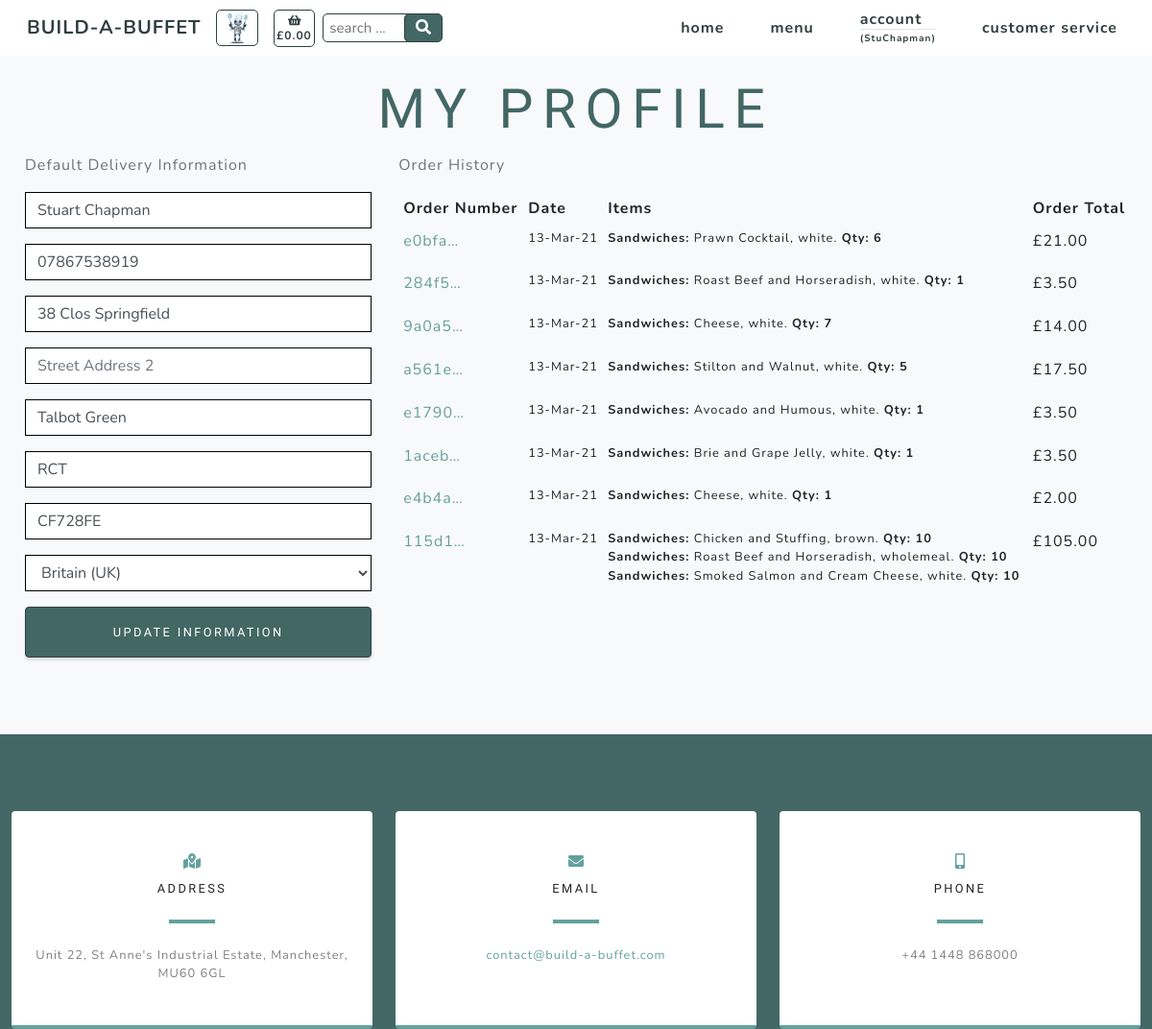
Before: /profiles/ (signed in) with the older database file.
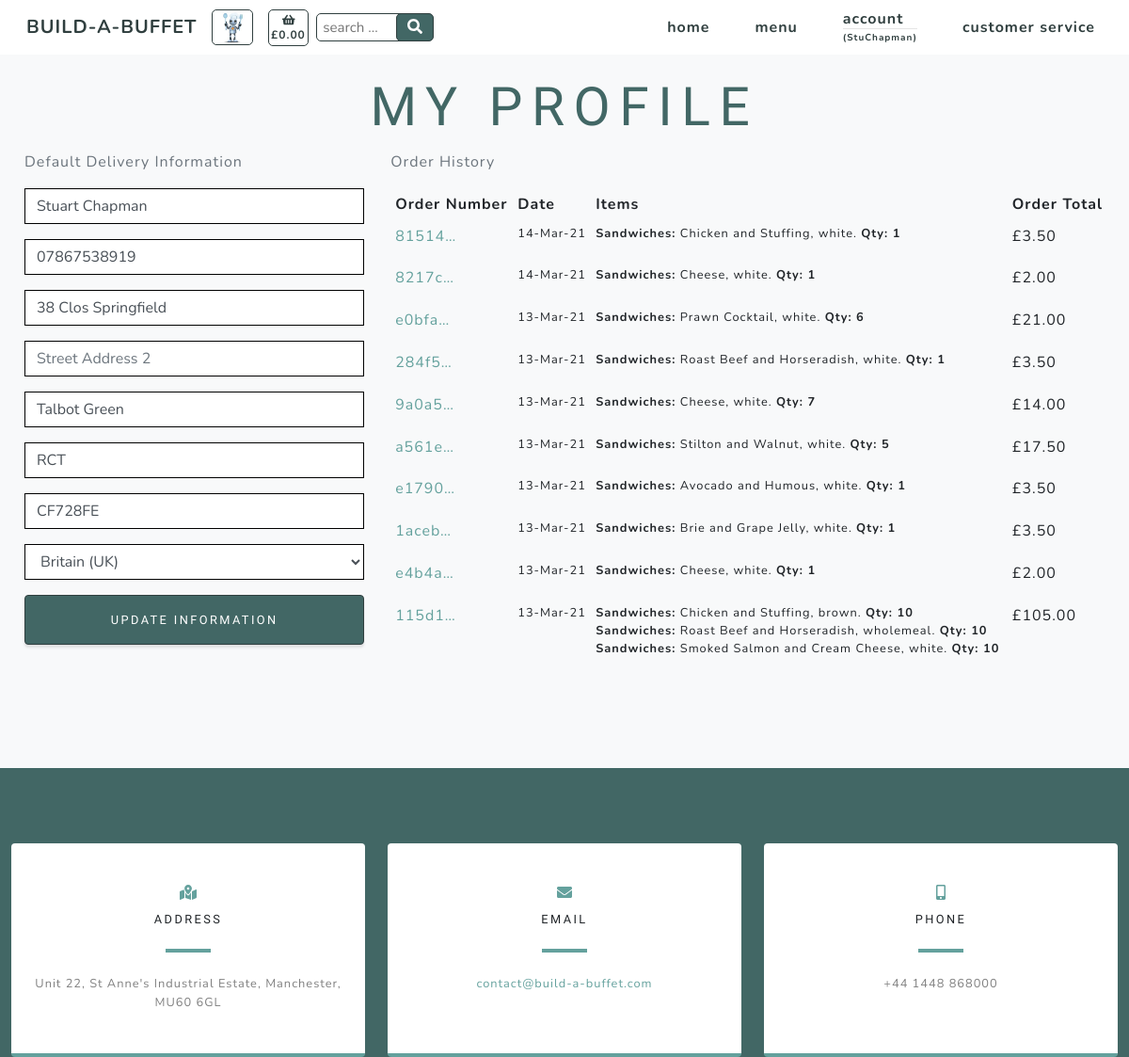
After: the same page with the newer database file.
### profiles/models.py (models this page shows)
class UserProfile(models.Model):
    user = models.OneToOneField(User, on_delete=models.CASCADE)
    default_full_name = models.CharField(max_length=20, null=True, blank=True)
    default_phone_number = models.CharField(max_length=20, null=True, blank=True)
    default_street_address1 = models.CharField(max_length=80, null=True, blank=True)
    default_street_address2 = models.CharField(max_length=80, null=True, blank=True)
    default_town_or_city = models.CharField(max_length=40, null=True, blank=True)
    default_county = models.CharField(max_length=80, null=True, blank=True)
    default_postcode = models.CharField(max_length=20, null=True, blank=True)
    default_country = CountryField(blank_label='Country', null=True, blank=True)
    def __str__(self):
        return self.user.username

### checkout/models.py (models this page shows, shortened)
class Order(models.Model):
    customer_name = models.CharField(max_length=50, null=False, blank=False)
    order_number = models.CharField(max_length=32, null=False, editable=False)
    cookie = models.CharField(max_length=32, null=False, editable=False)
    full_name = models.CharField(max_length=50, null=False, blank=False)
    email = models.EmailField(max_length=254, null=False, blank=False)
    phone_number = models.CharField(max_length=20, null=False, blank=False)
    country = CountryField(blank_label='Country *', null=False, blank=False)
    postcode = models.CharField(max_length=20, null=True, blank=True)
    town_or_city = models.CharField(max_length=40, null=False, blank=False)
    street_address1 = models.CharField(max_length=80, null=False, blank=False)
    street_address2 = models.CharField(max_length=80, null=True, blank=True)
    county = models.CharField(max_length=80, null=True, blank=True)
    date = models.DateTimeField(auto_now_add=True)
    delivery_cost = models.DecimalField(max_digits=6, decimal_places=2, null=False, default=0)
    order_total = models.DecimalField(max_digits=10, decimal_places=2, null=False, default=0)
    grand_total = models.DecimalField(max_digits=10, decimal_places=2, null=False, default=0)

class Order_items(models.Model):
    class Meta:
        verbose_name_plural = 'Order_items'
    order_number = models.CharField(max_length=32, null=False, editable=False)
    cookie = models.DecimalField(max_digits=8, decimal_places=0)
    item_number = models.DecimalField(max_digits=9999, decimal_places=0)
    category = models.CharField(max_length=254)
    name = models.CharField(max_length=254)
    servings = models.DecimalField(max_digits=3, decimal_places=0)
    option = models.CharField(max_length=254)
    total_price = models.DecimalField(max_digits=6, decimal_places=2, null=True, blank=True)

### products/models.py (models this page shows, shortened)
class Options(models.Model):
    class Meta:
        verbose_name_plural = 'Options'
    category = models.ForeignKey('Category', null=True, blank=True,
                                 on_delete=models.SET_NULL)
    id_no = models.CharField(max_length=254, null=True)
    option1 = models.CharField(max_length=24)
    option2 = models.CharField(max_length=24)
    option3 = models.CharField(max_length=24)

### profiles/views.py (the view)
# urls.py: path('', views.profile, name='profile'),
@login_required
def profile(request):
    profile = get_object_or_404(UserProfile, user=request.user)
    if request.method == 'POST':
        form = UserProfileForm(request.POST, instance=profile)
        if form.is_valid():
            form.save()
            messages.success(request, 'Profile updated successfully')
        else:
            messages.success(request, 'There was an error updating your profile - please try again')
    else:
        form = UserProfileForm(instance=profile)
    options = Options.objects.all()
    orders = Order.objects.filter(customer_name=profile)
    items = Order_items.objects.none()
    x = -1
    for order in orders:
        x = x + 1
        order_number = Order.objects.filter(customer_name=profile)[x].order_number
        order_items = Order_items.objects.filter(order_number=order_number)
        items = items | order_items
    orders = orders.order_by('-date')
    context = {
        'form': form,
        'orders': orders,
        'items': items,
        'options': options,
        'on_profile_page': True
    }
    return render(request, 'profiles/profile.html', context)

### profiles/templates/profiles/profile.html (shortened to what this page needs)
{% extends "base.html" %}
{% load static %}
{% block content %}
    <section class="products-section bg-light" id="products">
        <div class="container">
            <div class="row justify-content-center no-gutters">
                <div class="col-xl-12">
                    <h1 class="product-text-one mx-auto text-uppercase text-center flex-margin-b text-blue">My Profile</h1>
                </div>
                <div class="row">
                    <div class="px-3 col-12 col-lg-4">
                        <p class="text-muted">Default Delivery Information</p>
                        <form class="mt-3" action="{% url 'profile' %}" method="POST" id="profile-update-form">
                            {{ form|crispy }}
                            <button class="width-100 border-solid masthead-button btn btn-primary js-scroll-trigger float-right">Update Information</button>
                        </form>
                    </div>
                    <div class="col-12 col-lg-8">
                        <p class="text-muted">Order History</p>
                        <div class="order-history table-responsive">
                            <table class="table table-sm table-borderless">
                                <thead>
                                    <tr>
                                        <th>Order Number</th>
                                        <th>Date</th>
                                        <th>Items</th>
                                        <th>Order Total</th>
                                    </tr>
                                </thead>
                                <tbody>
                                    {% for order in orders %}
                                        <tr>
                                            <td>
                                                <a href="{% url 'order_success' order.order_number %}"
                                                title="{{ order.order_number }}">
                                                    {{ order.order_number|truncatechars:6 }}
                                                </a>
                                            </td>
                                            <td class="small">{{ order.date|date:'d-M-y' }}</td>
                                            <td>
                                                <ul class="list-unstyled">
                                                    {% for item in items %}
                                                        {% if item.order_number == order.order_number %}
                                                            <li class="small">
                                                                {% if item.option == "selected-one" %}
                                                                    {% for option in options %}
                                                                        <b>{{ item.category.title }}:</b> {{ item.name }}, {{ option.option1 }}. <b>Qty: {{ item.servings }}</b>
                                                                    {% endfor %}
                                                                {% endif %}
                                                                {% if item.option == "selected-two" %}
                                                                    {% for option in options %}
                                                                        <b>{{ item.category.title }}:</b> {{ item.name }}, {{ option.option2 }}. <b>Qty: {{ item.servings }}</b>
                                                                    {% endfor %}
                                                                {% endif %}
                                                                {% if item.option == "selected-three" %}
                                                                    {% for option in options %}
                                                                        <b>{{ item.category.title }}:</b> {{ item.name }}, {{ option.option3 }}. <b>Qty: {{ item.servings }}</b>
                                                                    {% endfor %}
                                                                {% endif %}
                                                            </li>
                                                        {% endif %}
                                                    {% endfor %}
                                                </ul>
                                            </td>
                                            <td>£{{ order.order_total }}</td>
                                        </tr>
                                    {% endfor %}
                                </tbody>
                            </table>
                        </div>
                    </div>
                </div>
            </div>
        </div>
    </section>
{% include 'includes/contact.html' %}
{% endblock %}

### templates/base.html (shortened to what this page needs)
{% load static %}
<!doctype html>
<html lang="en">
  <head>
    {% block corecss %}
        <link href="{% static 'css/styles.css' %}" rel="stylesheet" />
        <link href="{% static 'css/slider.css' %}" rel="stylesheet" />
    {% endblock %}
  </head>
  <body id="page-top" onload="createCookie()">
        <nav class="navbar navbar-expand-lg navbar-light fixed-top" id="mainNav">
            <div class="container">
                <a class="navbar-brand js-scroll-trigger navbar-brand-vis" href="#page-top">BUILD-A-BUFFET</a>
                <div>
                    <ul class="navbar-nav ml-auto align-vertically">
                        <li class="nav-item"><a class="nav-link js-scroll-trigger bartholemew-menu" href=""><img src="/media/assets/img/bartholemew-sml.jpg" alt="bartholemew" height="36"></a></li>
                    </ul>
                </div>
                <div>
                    <ul class="navbar-nav ml-auto align-vertically">
                        {% if basket_total.total_price__sum != None %}
                            <li class="nav-item"><a class="nav-link js-scroll-trigger text-center text-xs-nav basket" href="{% url 'basket' %}"><i class="fa fa-shopping-basket" aria-hidden="true"></i><br><span class=" text-xs-nav">£{{ basket_total.total_price__sum|floatformat:"2" }}</span></a></li>
                        {% else %}
                            <li class="nav-item"><a class="nav-link js-scroll-trigger text-center text-xs-nav basket" href="{% url 'basket' %}"><i class="fa fa-shopping-basket" aria-hidden="true"></i><br><span class=" text-xs-nav">£0.00</span></a></li>
                        {% endif %}
                    </ul>
                </div>
                <div class="ml-2 mr-auto">
                    <form action="{% url 'search_products' %}" method="GET">
                        <input class="search-input text-blue text-xs" type="text" name="product_search" id="product_search" placeholder=" search ...">
                        <button class="search-button text-center" type="submit">
                                <i class="fas fa-search"></i>
                        </button>
                    </form>
                </div>
                <div class="collapse navbar-collapse" id="navbarResponsive">
                    <ul class="navbar-nav ml-auto">
                        <li class="nav-item my-auto"><a class="nav-link js-scroll-trigger" href="{% url 'home' %}">home</a></li>
                        <li class="nav-item dropdown my-auto">
                            <a class="nav-link js-scroll-trigger" href="#" id="all-menus-link" data-toggle="dropdown" aria-haspopup="true" aria-expanded="false">
                                menu
                            </a>
                        </li>
                        <li class="nav-item dropdown">
                            {% if request.user.is_authenticated %}
                                <a class="nav-link js-scroll-trigger" href="#" id="account-link" data-toggle="dropdown" aria-haspopup="true" aria-expanded="false">
                                    account
                                    <hr class="d-none d-lg-block user-br">
                                    <span class="user-text">
                                    ({{ request.user }})</span>
                                </a>
                            {% else %}
                                <a class="nav-link" href="{% url 'account_login' %}">login</a>
                            {% endif %}
                        </li>
                        <li class="nav-item my-auto"><a class="nav-link js-scroll-trigger" href="{% url 'service' %}">customer service</a></li>
                    </ul>
                </div>
            </div>
        </nav>
    {% block content %}
    {% endblock %}
  </body>
</html>

### templates/includes/contact.html
    <section class="contact-section bg-blue">
        <div class="container">
            <div class="row">
                <div class="col-md-4 mb-3 mb-md-0">
                    <div class="card py-4 h-100">
                        <div class="card-body text-center">
                            <i class="fas fa-map-marked-alt text-primary mb-2"></i>
                            <h4 class="text-uppercase m-0">Address</h4>
                            <hr class="my-4" />
                            <div class="small text-black-50">Unit 22, St Anne's Industrial Estate, Manchester, MU60 6GL</div>
                        </div>
                    </div>
                </div>
                <div class="col-md-4 mb-3 mb-md-0">
                    <div class="card py-4 h-100">
                        <div class="card-body text-center">
                            <i class="fas fa-envelope text-primary mb-2"></i>
                            <h4 class="text-uppercase m-0">Email</h4>
                            <hr class="my-4" />
                            <div class="small text-black-50"><a href="#!">contact@build-a-buffet.com</a></div>
                        </div>
                    </div>
                </div>
                <div class="col-md-4 mb-3 mb-md-0">
                    <div class="card py-4 h-100">
                        <div class="card-body text-center">
                            <i class="fas fa-mobile-alt text-primary mb-2"></i>
                            <h4 class="text-uppercase m-0">Phone</h4>
                            <hr class="my-4" />
                            <div class="small text-black-50">+44 1448 868000</div>
                        </div>
                    </div>
                </div>
            </div>
        </div>
    </section>

Changed rows visible on the page:
added Order: order_number "81514…", date "14-Mar-21", order_total "3.50", Options (option1 "white")
added Order_items: category "Sandwiches", name "Chicken and Stuffing", servings "1", Options (option1 "white")
added Order: order_number "8217c…", date "14-Mar-21", order_total "2.00", Options (option1 "white")
added Order_items: category "Sandwiches", name "Cheese", servings "1", Options (option1 "white")
